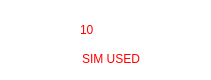
   <widget class="QFrame" name="frame_2">
    <property name="geometry">
     <rect>
      <x>190</x>
      <y>290</y>
      <width>211</width>
      <height>80</height>
     </rect>
    </property>
    <property name="styleSheet">
     <string notr="true">border-radius: 20px;
background: white;
box-shadow:  20px 20px 39px #bebebe,
             -20px -20px 39px #ffffff;</string>
    </property>
    <property name="frameShape">
     <enum>QFrame::StyledPanel</enum>
    </property>
    <property name="frameShadow">
     <enum>QFrame::Raised</enum>
    </property>
    <widget class="QLabel" name="label_38">
     <property name="geometry">
      <rect>
       <x>80</x>
       <y>20</y>
       <width>91</width>
       <height>20</height>
      </rect>
     </property>
     <property name="styleSheet">
      <string notr="true">font: 75 8pt &quot;Josefin Sans SemiBold&quot;;
color:red
</string>
     </property>
     <property name="text">
      <string>10</string>
     </property>
    </widget>
    <widget class="QLabel" name="label_35">
     <property name="geometry">
      <rect>
       <x>82</x>
       <y>49</y>
       <width>171</width>
       <height>20</height>
      </rect>
     </property>
     <property name="styleSheet">
      <string notr="true">font: 75 8pt &quot;Josefin Sans SemiBold&quot;;
color:red
</string>
     </property>
     <property name="text">
      <string>SIM USED</string>
     </property>
    </widget>
    <widget class="QLabel" name="label_26">
     <property name="geometry">
      <rect>
       <x>20</x>
       <y>0</y>
       <width>61</width>
       <height>81</height>
      </rect>
     </property>
     <property name="styleSheet">
      <string notr="true">image: url(:/newPrefix/1176838.png);</string>
     </property>
     <property name="text">
      <string/>
     </property>
    </widget>
   </widget>
